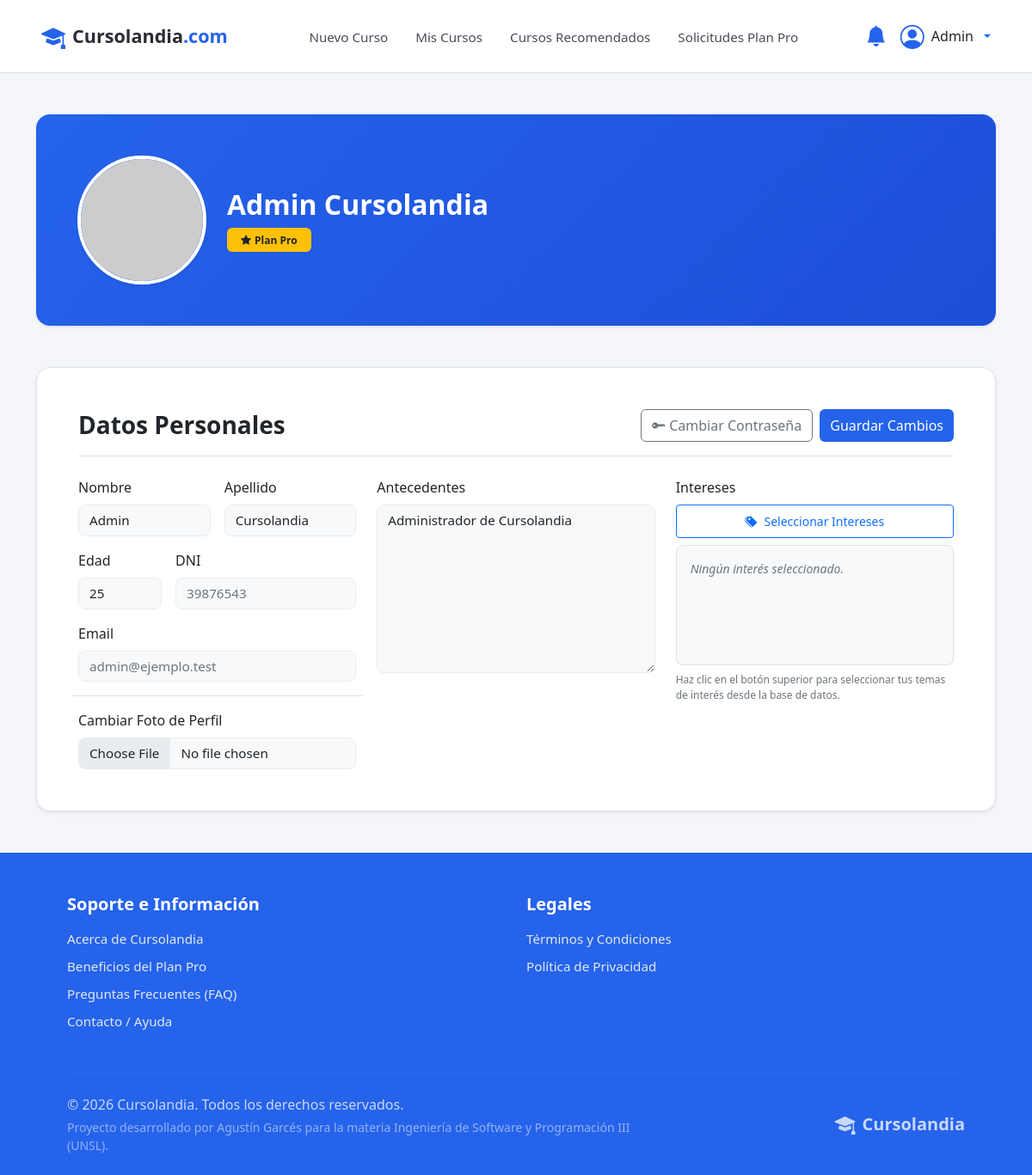
Page /php/perfil.php (signed in) on the committed database.
### tables this page shows
CREATE TABLE usuarios (
    id_usuario INT AUTO_INCREMENT PRIMARY KEY,
    nombre VARCHAR(50) NOT NULL,
    apellido VARCHAR(50) NOT NULL,
    email VARCHAR(100) NOT NULL,
    password VARCHAR(255) NOT NULL,
    dni VARCHAR(15),
    edad INT,
    antecedentes TEXT,
    imagen_perfil VARCHAR(255) DEFAULT 'default_avatar.png',
    rol ENUM('admin', 'regular') DEFAULT 'regular' NOT NULL,
    plan ENUM('gratis', 'pro') DEFAULT 'gratis' NOT NULL,
    vencimiento_pro DATE NULL,
    fecha_registro DATETIME DEFAULT CURRENT_TIMESTAMP,
    CONSTRAINT uq_usuarios_email UNIQUE (email),
    CONSTRAINT uq_usuarios_dni UNIQUE (dni),
    CONSTRAINT chk_usuarios_nombre CHECK (CHAR_LENGTH(TRIM(nombre)) > 0),
    CONSTRAINT chk_usuarios_apellido CHECK (CHAR_LENGTH(TRIM(apellido)) > 0),
    CONSTRAINT chk_usuarios_email CHECK (email LIKE '%_@_%._%'),
    CONSTRAINT chk_usuarios_edad CHECK (edad IS NULL OR edad BETWEEN 0 AND 120),
    CONSTRAINT chk_usuarios_pro_vencimiento CHECK (plan = 'gratis' OR vencimiento_pro IS NOT NULL)
);

### php/perfil.php (the view, shortened to what this page needs)
<?php
    require_once 'conexion.php';
    $idUsuario = $_SESSION['id_usuario'];
    $sql_usuario = "SELECT * FROM usuarios WHERE id_usuario = $idUsuario";
    $resultado = mysqli_query($conexion, $sql_usuario);
    $usuario = mysqli_fetch_assoc($resultado);
    $ruta_avatar = "https://ui-avatars.com/api/?name=" . urlencode($usuario['nombre'] . '+' . $usuario['apellido']) . "&background=ffffff&color=6c5ce7&size=150";
    require_once 'header.php';
?>
    <main class="container my-5">
        <section class="perfil-banner rounded-4 shadow-sm mb-5 p-4 p-md-5 d-flex align-items-center">
            <div class="d-flex align-items-center gap-4 w-100">
                <div class="position-relative">
                    <img src="<?php echo $ruta_avatar; ?>" alt="Foto de Perfil" class="rounded-circle border border-4 border-white shadow-sm perfil-img" style="width: 150px; height: 150px; object-fit: cover;">
                </div>
                <div class="text-white">
                    <h2 class="fw-bold mb-1"><?php echo htmlspecialchars($usuario['nombre'] . ' ' . $usuario['apellido']); ?></h2>
                    <div class="d-flex align-items-center gap-2 mt-2">
                        <?php if($usuario['plan'] == 'pro'): ?>
                            <span class="badge bg-warning text-dark px-3 py-2 border-0">
                                <i class="bi bi-star-fill me-1"></i>Plan Pro
                            </span>
                        <?php endif; ?>
                    </div>
                </div>
            </div>
        </section>
        <section class="bg-white rounded-4 shadow-sm p-4 p-lg-5 border">
            <form action="editarPerfil.php" method="POST" enctype="multipart/form-data">
                <div class="d-flex flex-column flex-md-row justify-content-between align-items-md-center mb-4 gap-3 border-bottom pb-3">
                    <h3 class="fw-bold mb-0 text-dark">Datos Personales</h3>
                    <div class="d-flex gap-2">
                        <button type="button" class="btn btn-outline-secondary fw-medium" data-bs-toggle="modal" data-bs-target="#modalCambiarPassword">
                            <i class="bi bi-key-fill me-1"></i>Cambiar Contraseña
                        </button>
                        <button type="submit" class="btn btn-purple fw-medium text-white" name="botonEditarPerfil">Guardar Cambios</button>
                    </div>
                </div>
                <div class="row g-4">
                    <div class="col-lg-4">
                        <div class="row g-3">
                            <div class="col-sm-6">
                                <label for="nombre" class="form-label fw-medium text-dark">Nombre</label>
                                <input type="text" class="form-control custom-input" id="nombre" name="nombre" value="<?php echo htmlspecialchars($usuario['nombre']); ?>" required>
                            </div>
                            <div class="col-sm-6">
                                <label for="apellido" class="form-label fw-medium text-dark">Apellido</label>
                                <input type="text" class="form-control custom-input" id="apellido" name="apellido" value="<?php echo htmlspecialchars($usuario['apellido']); ?>" required>
                            </div>
                            <div class="col-sm-4">
                                <label for="edad" class="form-label fw-medium text-dark">Edad</label>
                                <input type="number" class="form-control custom-input" id="edad" name="edad" value="<?php echo htmlspecialchars($usuario['edad']); ?>" required>
                            </div>
                            <div class="col-sm-8">
                                <label for="dni" class="form-label fw-medium text-dark">DNI</label>
                                <input type="text" class="form-control custom-input bg-light text-muted" id="dni" value="<?php echo htmlspecialchars($usuario['dni']); ?>" readonly>
                            </div>
                            <div class="col-12">
                                <label for="email" class="form-label fw-medium text-dark">Email</label>
                                <input type="email" class="form-control custom-input bg-light text-muted" id="email" value="<?php echo htmlspecialchars($usuario['email']); ?>" readonly>
                            </div>
                            <div class="col-12 mt-3 border-top pt-3">
                                <label for="imagen_perfil" class="form-label fw-medium text-dark">Cambiar Foto de Perfil</label>
                                <input type="file" class="form-control custom-input" id="imagen_perfil" name="imagen_perfil" accept="image/jpeg, image/png, image/webp">
                            </div>
                        </div>
                    </div>
                    <div class="col-lg-4">
                        <label for="antecedentes" class="form-label fw-medium text-dark">Antecedentes</label>
                        <textarea class="form-control custom-input" id="antecedentes" name="antecedentes" rows="8" placeholder="Escribe tu trayectoria, conocimientos previos o experiencia..."><?php echo htmlspecialchars($usuario['antecedentes'] ?? ''); ?></textarea>
                    </div>
                    <div class="col-lg-4">
                        <label class="form-label fw-medium text-dark">Intereses</label>
                        <div class="mb-2">
                            <button type="button" class="btn btn-outline-primary btn-sm w-100 py-2 fw-medium" data-bs-toggle="modal" data-bs-target="#modalEtiquetas">
                                <i class="bi bi-tags-fill me-2"></i>Seleccionar Intereses
                            </button>
                        </div>
                        <div id="contenedorEtiquetas" class="border rounded-3 p-3 bg-light d-flex flex-wrap align-content-start gap-2" style="min-height: 140px;">
                        </div>
                        <div class="form-text mt-2" style="font-size: 0.75rem;">
                            Haz clic en el botón superior para seleccionar tus temas de interés desde la base de datos.
                        </div>
                    </div>
                </div>
            </form>
        </section>
    </main>
<?php require_once 'footer.php'; ?>

### css/estilos.css (style rules this page uses)
:root { --PRIMARY: #2563eb; --SECONDARY: #1d4ed8; --TERCIARY: #93c5fd; --BORDENAV: #e2e8f0; --WHITE: #ffffff; --BG-GENERAL: #f4f6f9; }
body { display: flex; flex-direction: column; min-height: 100vh; background-color: var(--BG-GENERAL); }
.btn-purple { background-color: var(--PRIMARY); border: none; transition: background-color 0.2s ease; }
.custom-input { background-color: #f8f9fa; border: 1px solid #e9ecef; border-radius: 8px; font-size: 0.95rem; transition: all 0.2s ease-in-out; }
.perfil-banner { background: linear-gradient(135deg, var(--PRIMARY), var(--SECONDARY)); min-height: 220px; }
.perfil-img { width: 120px; height: 120px; object-fit: cover; }

### rows in the picture
usuarios: nombre+apellido "Admin Cursolandia", nombre "Admin", apellido "Cursolandia", edad "25", dni "39876543", email "admin@ejemplo.test", antecedentes "Administrador de Cursolandia"

### other values in the picture
$_SESSION['nombre'] "Admin"
